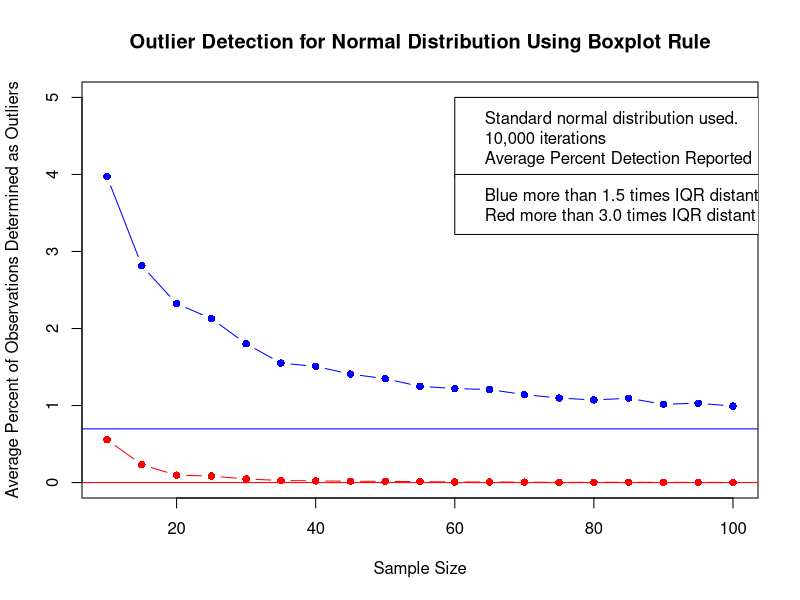
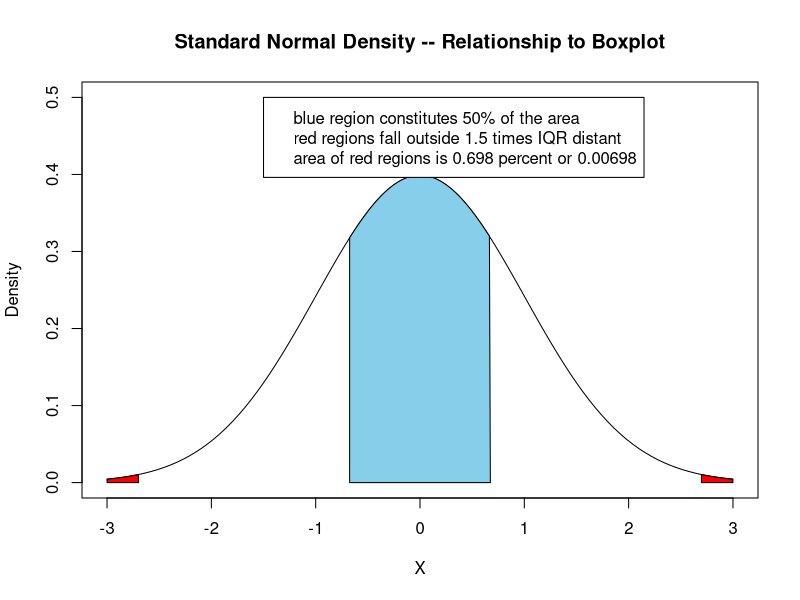

Generate these figures, in order, with R:
# Boxplots and normal distribution

set.seed(1237)

size <- seq(from = 10, to = 100, by = 5)

result <- numeric(0)
result.ex <- numeric(0)

for (n in size){
percent <- numeric(0)
percent.ex <- numeric(0)

for (k in 1:10000){
  x <- rnorm(n, mean = 0, sd = 1)
  q1 <- quantile(x, probs = 0.25)
  q3 <- quantile(x, probs = 0.75)
  iqr <- q3 - q1
  t1 <- q1 - 1.5*iqr
  t3 <- q3 + 1.5*iqr
  below <- sum(x <= t1)
  above <- sum(x >= t3)
  percent[k] <- 100*(below + above)/n
  below.ex <- sum(x < (t1 - 1.5*iqr))
  above.ex <- sum(x > (t3 + 1.5*iqr))
  percent.ex[k] <- 100*(below.ex + above.ex)/n            
}

result <- c(result, mean(percent))
result.ex <- c(result.ex, mean(percent.ex))
}
summary(result)
summary(result.ex)

plot(size, result, ylim = c(0, 5), col = "blue", pch = 16, type = "b",xlab = c("Sample Size"),
     ylab = ("Average Percent of Observations Determined as Outliers"),
     main = c("Outlier Detection for Normal Distribution Using Boxplot Rule"))
points(size, result.ex, col = "red", pch = 16, type = "b")
abline(h = 0.6975744, col = "blue")
abline(h = 0.0, col = "red")
legend(x = 60, y = 5, c("Standard normal distribution used.","10,000 iterations",
                        "Average Percent Detection Reported"))
legend(x = 60,y = 4,c("Blue more than 1.5 times IQR distant", 
                      "Red more than 3.0 times IQR distant"))

qnorm(p=c(.25,.75),0,1)
l1 <- -0.6745 - 1.5*2*0.6745
l3 <- abs(l1)

200.0*pnorm(l3,0,1,lower.tail=FALSE)

cord.x <- c(-0.6745, seq(-0.6745, 0.6745, 0.01), 0.6745)
cord.y <- c(0, dnorm(seq(-0.6745, 0.6745, 0.01),0,1), 0)
cord.xx <- c(-3.0, seq(-3.0, l1, 0.01), l1)
cord.yy <- c(0, dnorm(seq(-3.0, l1, 0.01),0,1), 0)
cord.zz <- c(l3, seq(l3, +3.0, 0.01), +3.0)
cord.ww <- c(0, dnorm(seq(l3, +3.0, 0.01),0,1), 0)
curve(dnorm(x,0,1),xlim=c(-3,3),main="Standard Normal Density -- Relationship to Boxplot",
      ylab = "Density", xlab = "X", ylim = c(0,0.5))
polygon(cord.x,cord.y,col="skyblue")
polygon(cord.xx,cord.yy,col="red")
polygon(cord.zz,cord.ww,col="red")
legend(x = -1.5, y = 0.5, c("blue region constitutes 50% of the area",
                            "red regions fall outside 1.5 times IQR distant",
                            "area of red regions is 0.698 percent or 0.00698"))


